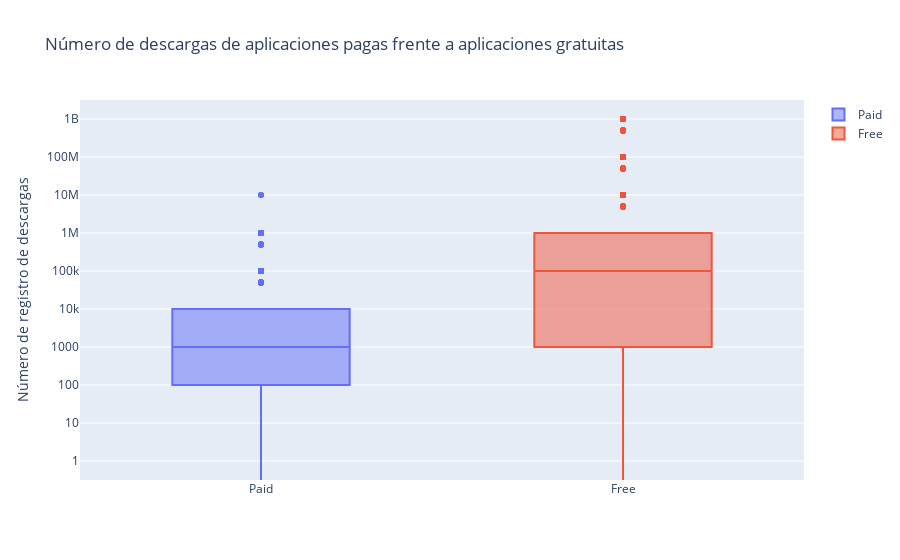

Source (notebook cell):
### Markdown cell above
### 8. Popularidad de aplicaciones pagas frente a aplicaciones gratuitas
Para las aplicaciones en la Play Store de hoy, existen cinco tipos de estrategias de precios: gratis, freemium, de pago, paymium y suscripción. Centrémonos solo en aplicaciones gratuitas y de pago. Algunas características de las aplicaciones gratuitas son:

Descarga gratuita.
La principal fuente de ingresos a menudo proviene de la publicidad.
A menudo creado por empresas que tienen otros productos y la aplicación sirve como una extensión de esos productos.
Puede servir como una herramienta para la retención de clientes, la comunicación y el servicio al cliente.
Algunas características de las aplicaciones pagas son:

Los usuarios deben pagar una vez para que la aplicación la descargue y la use.
El usuario no puede realmente familiarizarse con la aplicación antes de comprarla.
¿Las aplicaciones pagas se instalan tanto como las aplicaciones gratuitas? Resulta que las aplicaciones pagas tienen un número relativamente menor de instalaciones que las aplicaciones gratuitas, ¡aunque la diferencia no es tan marcada como hubiera esperado!

### Code cell
trace0 = go.Box(
    # Datos para apps pagas
    y = apps[apps['Type'] == 'Paid']['Installs'],
    name = 'Paid'
)

trace1 = go.Box(
    # Datos para apps gratis
    y = apps[apps['Type'] == 'Free']['Installs'],
    name = 'Free'
)

layout = go.Layout(
    title = "Número de descargas de aplicaciones pagas frente a aplicaciones gratuitas",
    yaxis = dict(title = "Número de registro de descargas",
                type = 'log',
                autorange = True)
)

# agregamos trace0 y trace1 para ser graficados
data = [trace0, trace1]
plotly.offline.iplot({'data': data, 'layout': layout})

### Figure 1 — Plotly figure (JSON) as saved in the notebook; plotly's stock layout.template omitted (floating-point values rounded to 4 significant figures; data arrays with more than 128 entries replaced by an {"elided": "..."} marker saying what was removed)
{"data": [{"name": "Paid", "type": "box", "y": {"elided": "756 int values"}}, {"name": "Free", "type": "box", "y": {"elided": "8903 int values"}}], "layout": {"title": {"text": "Número de descargas de aplicaciones pagas frente a aplicaciones gratuitas"}, "yaxis": {"autorange": true, "title": {"text": "Número de registro de descargas"}, "type": "log"}}}
